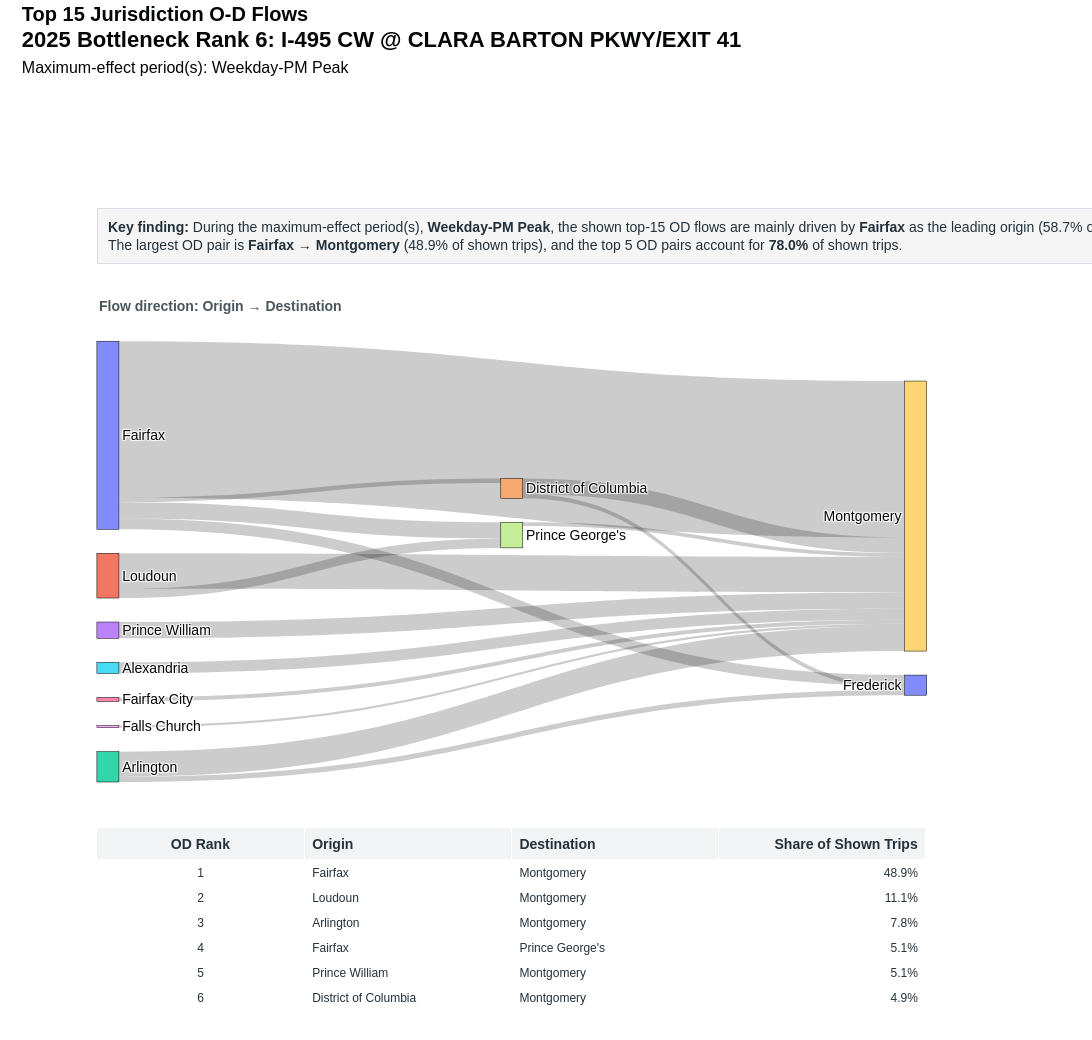

Here is the notebook cell this chart was saved with:
### Code cell
county_sankey = make_sankey(county_df, "Top 15 Jurisdiction O-D Flows")
county_sankey

### Figure 1 — Plotly figure (JSON) as saved in the notebook; plotly's stock layout.template omitted (floating-point values rounded to 4 significant figures)
{"data": [{"arrangement": "snap", "domain": {"x": [0.04, 0.94], "y": [0.3, 0.88]}, "link": {"customdata": [[1, "Fairfax", "Montgomery", 0.4885], [2, "Loudoun", "Montgomery", 0.1108], [3, "Arlington", "Montgomery", 0.0782], [4, "Fairfax", "Prince George's", 0.05122], [5, "Prince William", "Montgomery", 0.0509], [6, "District of Columbia", "Montgomery", 0.04856], [7, "Alexandria", "Montgomery", 0.03471], [8, "Fairfax", "Frederick", 0.03342], [9, "Loudoun", "Prince George's", 0.02883], [10, "Arlington", "Frederick", 0.01647], [11, "Fairfax", "District of Columbia", 0.01409], [12, "District of Columbia", "Frederick", 0.01293], [13, "Fairfax City", "Montgomery", 0.0124], [14, "Prince George's", "Montgomery", 0.01188], [15, "Falls Church", "Montgomery", 0.007047]], "hovertemplate": "<b>OD Pair Rank %{customdata[0]}</b><br>%{customdata[1]} → %{customdata[2]}<br>Share of shown top-15 trips: %{customdata[3]:.1%}<extra></extra>", "source": [0, 1, 2, 0, 3, 4, 5, 0, 1, 2, 0, 4, 6, 7, 8], "target": [9, 9, 9, 7, 9, 9, 9, 10, 7, 10, 4, 10, 9, 9, 9], "value": [12130.0, 2752.0, 1942.0, 1272.0, 1264.0, 1206.0, 862.0, 830.0, 716.0, 409.0, 350.0, 321.0, 308.0, 295.0, 175.0]}, "node": {"hovertemplate": "<b>%{label}</b><extra></extra>", "label": ["Fairfax", "Loudoun", "Arlington", "Prince William", "District of Columbia", "Alexandria", "Fairfax City", "Prince George's", "Falls Church", "Montgomery", "Frederick"], "line": {"color": "black", "width": 0.5}, "pad": 24, "thickness": 22}, "type": "sankey"}, {"cells": {"align": ["center", "left", "left", "right"], "fill": {"color": "white"}, "font": {"color": "#24313A", "size": 12}, "height": 25, "values": [[1, 2, 3, 4, 5, 6, 7, 8, 9, 10, 11, 12, 13, 14, 15], ["Fairfax", "Loudoun", "Arlington", "Fairfax", "Prince William", "District of Columbia", "Alexandria", "Fairfax", "Loudoun", "Arlington", "Fairfax", "District of Columbia", "Fairfax City", "Prince George's", "Falls Church"], ["Montgomery", "Montgomery", "Montgomery", "Prince George's", "Montgomery", "Montgomery", "Montgomery", "Frederick", "Prince George's", "Frederick", "District of Columbia", "Frederick", "Montgomery", "Montgomery", "Montgomery"], ["48.9%", "11.1%", "7.8%", "5.1%", "5.1%", "4.9%", "3.5%", "3.3%", "2.9%", "1.6%", "1.4%", "1.3%", "1.2%", "1.2%", "0.7%"]]}, "domain": {"x": [0.04, 0.94], "y": [0, 0.24]}, "header": {"align": ["center", "left", "left", "right"], "fill": {"color": "#F1F3F5"}, "font": {"color": "#24313A", "size": 14}, "height": 28, "values": ["<b>OD Rank</b>", "<b>Origin</b>", "<b>Destination</b>", "<b>Share of Shown Trips</b>"]}, "type": "table"}], "layout": {"annotations": [{"align": "left", "bgcolor": "rgba(245,245,245,0.98)", "bordercolor": "#D8DEE3", "borderpad": 10, "borderwidth": 1, "font": {"color": "#24313A", "size": 14}, "showarrow": false, "text": "<b>Key finding:</b> During the maximum-effect period(s), <b>Weekday-PM Peak</b>, the shown top-15 OD flows are mainly driven by <b>Fairfax</b> as the leading origin (58.7% of shown trips) and <b>Montgomery</b> as the leading destination (84.3%).<br>The largest OD pair is <b>Fairfax → Montgomery</b> (48.9% of shown trips), and the top 5 OD pairs account for <b>78.0%</b> of shown trips.", "x": 0.04, "xref": "paper", "y": 1.055, "yref": "paper"}, {"align": "left", "font": {"color": "#4A555C", "size": 14}, "showarrow": false, "text": "<b>Flow direction: Origin → Destination</b>", "x": 0.04, "xref": "paper", "y": 0.94, "yref": "paper"}], "font": {"color": "#050608", "family": "Arial", "size": 14}, "height": 1040, "margin": {"b": 30, "l": 60, "r": 110, "t": 250}, "paper_bgcolor": "white", "plot_bgcolor": "white", "title": {"text": "<b>Top 15 Jurisdiction O-D Flows</b><br><span style='font-size:22px'><b>2025 Bottleneck Rank 6: I-495 CW @ CLARA BARTON PKWY/EXIT 41</b></span><br><span style='font-size:16px'>Maximum-effect period(s): Weekday-PM Peak</span>", "x": 0.02, "xanchor": "left", "y": 0.98, "yanchor": "top"}, "width": 1250}}
